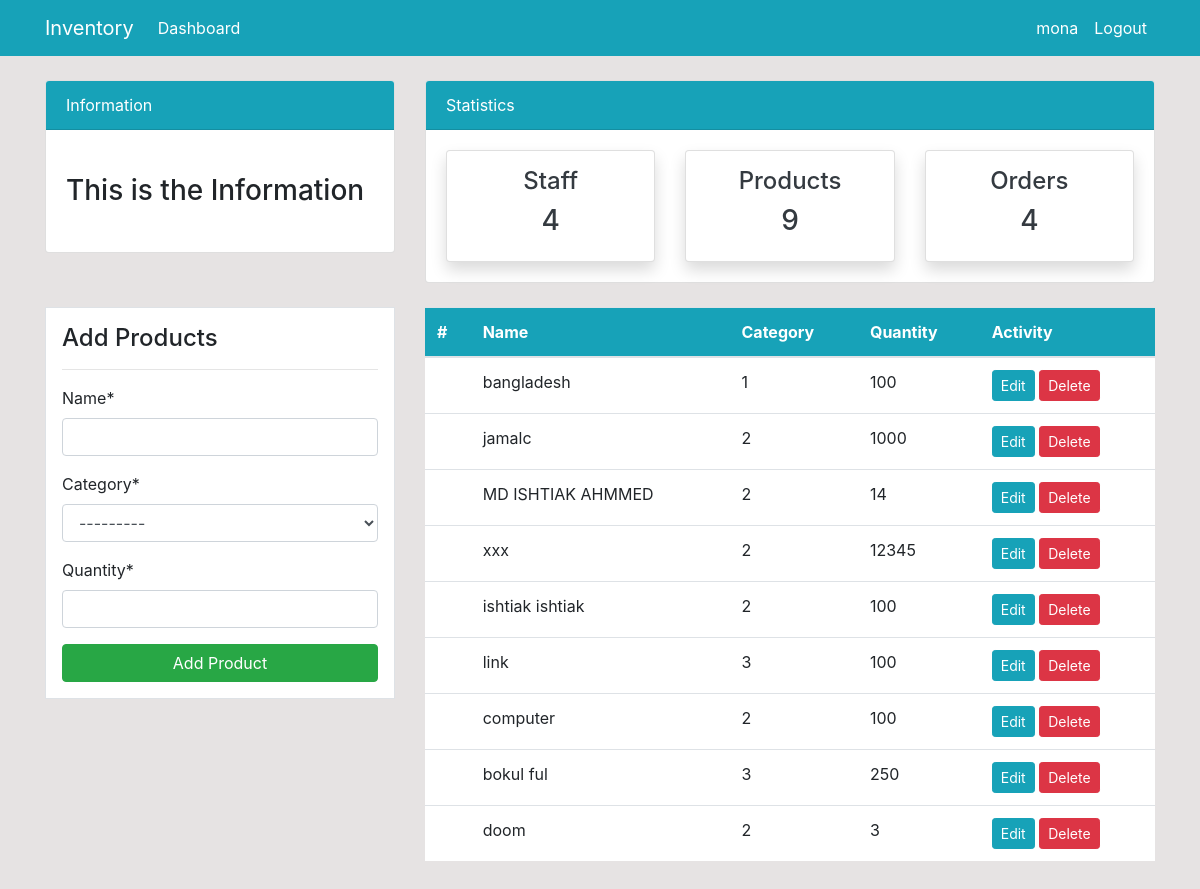
Page /product/ (signed in) on the committed database.
### dashboard/models.py (models this page shows, shortened)
class Product(models.Model):
      name=models.CharField(max_length=100,null=True)
      category=models.CharField(max_length=100,choices=CATEGORY,null=True)
      quantity=models.PositiveIntegerField(null=True)
      class Meta:
          verbose_name_plural="Product"

### dashboard/views.py (the view)
# urls.py: path('product/',views.product,name='dashboard-product'),
@login_required
def product(request):
    items=Product.objects.all()
    product_count=Product.objects.count()
    if request.method=='POST':
        form=ProductForm(request.POST)
        if form.is_valid :
            form.save()
            return redirect('dashboard-product')
    else :
        form =ProductForm()
    context={
    'items':items,
    'form':form,
    'product_count':product_count,
    }
    return render(request, 'dashboard/product.html',context)

### dashboard/forms.py
class ProductForm(forms.ModelForm):
    class Meta(object):
        model=Product
        fields=['name','category','quantity']

### templates/dashboard/product.html (shortened to what this page needs)
{% extends 'partials/base.html' %}
{% load crispy_forms_tags %}
{% block content %}
  {% include 'partials/topnav.html' %}
<div class="container">
       <div class="row my-4">
           <div class="col-md-4">
               <div class="border bg-white p-3">
                   <h4>Add Products</h4>
                   <hr>
                   <form method="POST">
                      {{ form |crispy }}
                       <input class="btn btn-success btn-block" type="submit" value="Add Product">
                   </form>
               </div>
           </div>
           <div class="col-md-8">
               <table class="table bg-white">
                   <thead class="bg-info">
                       <tr class="text-white">
                           <th scope="col">#</th>
                           <th scope="col">Name</th>
                           <th scope="col">Category</th>
                           <th scope="col">Quantity</th>
                           <th scope="col">Activity</th>
                       </tr>
                   </thead>
                   <tbody>
                     {% for item in items %}
                       <tr>
                           <th scope="row">{{ items.id }}</th>
                           <td>{{ item.name }}</td>
                           <td>{{ item.category }}</td>
                           <td>{{ item.quantity }}</td>
                           <td>
                               <a class="btn btn-info btn-sm" href="{% url 'dashboard-product-update' item.id %}">Edit</a>
                               <a class="btn btn-danger btn-sm" href="{% url 'dashboard-product-delete' item.id %}">Delete</a>
                           </td>
                       </tr>
                       {% endfor %}
                   </tbody>
               </table>
           </div>
       </div>
   </div>
{% endblock %}

### templates/partials/nav.html (shortened to what this page needs)
 <nav class="navbar navbar-expand-lg navbar-info bg-info">
   {% if user.is_authenticated %}
     <div class="container">
         <a class="navbar-brand text-white" href="{% url 'dashboard-index' %}">Inventory</a>
         <div class="collapse navbar-collapse" id="navbarSupportedContent">
             <ul class="navbar-nav mr-auto">
                 <li class="nav-item active">
                     <a class="nav-link text-white" href="{% url 'dashboard-index' %}">Dashboard </a>
                 </li>
             </ul>
             <ul class="navbar-nav ml-auto">
                 <li class="nav-item active">
                     <a class="nav-link text-white" href="{% url 'user-profile' %}">{{ user.username }} </a>
                 </li>
                 <li class="nav-item">
                     <a class="nav-link text-white" href="{% url 'user-logout' %}">Logout</a>
                 </li>
             </ul>
             {% endif %}
         </div>
     </div>
 </nav>

### css/style.css (style rules this page uses)
body { background: rgb(230, 227, 227); }

### rows in the picture
Product: name "bangladesh", category "1", quantity "100"
Product: name "jamalc", category "2", quantity "1000"
Product: name "MD ISHTIAK AHMMED", category "2", quantity "14"
Product: name "xxx", category "2", quantity "12345"
Product: name "ishtiak ishtiak", category "2", quantity "100"
Product: name "link", category "3", quantity "100"
Product: name "computer", category "2", quantity "100"
Product: name "bokul ful", category "3", quantity "250"
Product: name "doom", category "2", quantity "3"

### other values in the picture
{{ user.username }} "mona"
{{ product_count }} "9"
